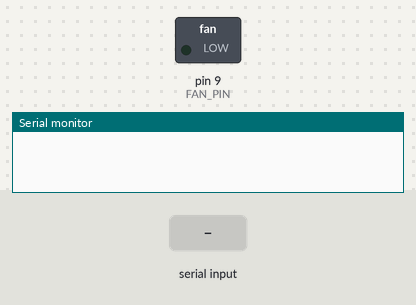
A sketch run on a simulated Arduino Uno, built with avr-gcc and run on an emulated ATmega328P. Parts: switched loads named in the sketch (green lamp = pin HIGH), the last lines printed to the serial monitor. The inputs (shaded band) are chosen by the test bench.

Above: at 1.2 s.
1.3 s: "F90\n" received over Serial
At 1.9 s:
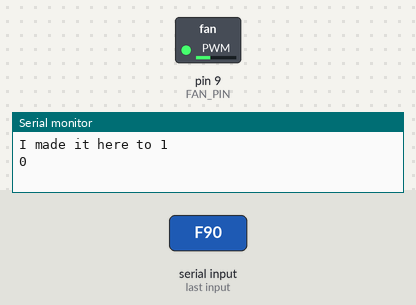
2.8 s: "-" received over Serial
Timing chart, 0 to 5.8 s (numbered marks = the images above; inputs shaded):
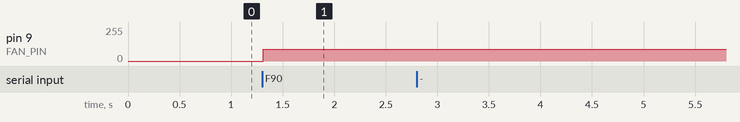

Measured:
- after the input at 1.3 s, pin 9 (FAN_PIN): 0/255 → 90/255 at once

The sketch:

clayStepperGoingBack.ino
```cpp
/*
 Stepper Motor Control -
 Created 30 Nov. 2009
 by Tom Igoe

 Later Enhanced by ClayBro: 10/16/2014

 this included stepper.h/stepper.cpp values that aren't in the original class that comes with your Arduino
 update them here: http://forum.arduino.cc/index.php/topic,143276.0.html

 */
#define FAN_PIN 9
#include <Stepper.h>          //might not need this

#include <AFMotor.h>
// #include <SoftwareSerial.h>
                                // the fan is hooked up to pin 9 (must change this to reflect the new shield
// initialize the stepper library on pins :
AF_Stepper myStepper(200,1);                       //myStepper("steps per revolution", 1 is M1/M2)

//const int stepsPerRevolution = 200;              // change this to fit the number of steps per revolution for your motor
const int RPM = 30;                                // much over thirty is too fast to respond to
int step_mode = 4;                                 // 4 = full, 8 = half
int yPosition = 0;                                 // number of steps the motor has taken
byte byte_step;                                    // serial only reads in bytes
char command;
int dataIn = 0;
int data = 0;
int step_size[20];
int count = 0;
int i;
int way = 'FORWARD';
int num_steps = 0;
boolean neg = false;                            // Default to positive steps
boolean FAN = false;                            // Default to fan off


//Stepper myStepper(stepsPerRevolution, 6,7,8,9, step_mode);         //Stepper(number_of_steps, motor_pin_1, motor_pin_2, motor_pin_3, motor_pin_4)


void setup() {
  // initialize the serial port:
  Serial.begin(9600);      // mega also capable of 115200
  myStepper.setSpeed(RPM);

}

void loop() {
    while (Serial.available()>0){
        data= Serial.read();
        if (data >= 'A' && data <= 'Z'){
            command = data;
        }
        if(data == '-'){
            neg = true;                          //    case a negative number, defaults to false (positive)
            Serial.println("Neg True");
        }
        else if(data >= '0' && data <= '9' && command > 0){
            dataIn = dataIn * 10 + data-'0';
            //Serial.println(dataIn);
        }
        else{
            break;
        }
    }
    delay(10);
    //Serial.println(dataIn);
    if (command > 0){
//        command = Serial.read();        //    Pull off the command for the switch statement below
//        // Serial.println(command);                                     //    10 being a carriage return
//        data = Serial.read();
        Serial.println("I made it here to 1");

         switch(command){
             case 'F':                                      // case to turn the fan on/off
                 if (FAN == false){
                     FAN = true;
                     analogWrite(FAN_PIN,90);
                 }                                          //   WRITE(FAN_PIN, HIGH); PWM because we have a 5V fan on a 12V pin
                 else if(FAN == true){
                     FAN = false;
                     digitalWrite(FAN_PIN,LOW);               //   turn the fan off
                 }
                 command = 0;
             break;

             case 'G':                               // the case of motor "a"
                  if(neg == true){
                       way = 'BACKWARD';
                  }
                  myStepper.step(dataIn, way, SINGLE);
                  myStepper.release();
                  yPosition = yPosition + dataIn;
                  // Reset Values //
                  dataIn = 0;
                  data = 0;
                  neg = false;
                  way = 'FORWARD';
                  command = 0;
              break;
         }
         Serial.println(yPosition);
    }
return;
}
```
